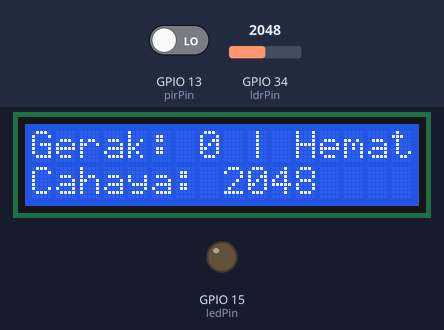
Bench run of a sketch on a simulated ESP32. Parts: 16×2 character LCD, output pins drawn as LEDs (lit = HIGH). The inputs (shaded band) are chosen by the test bench; at power-on: GPIO 34 (ldrPin) = 2048, GPIO 13 (pirPin) LOW. WiFi joins after 1.5 s; servers stay silent unless stated; random numbers use the default seed unless the sketch sets one; no MQTT or app messages arrive unless stated; what the sketch prints to the serial monitor is not drawn.

Above: at 7.8 s.
7.9 s: GPIO 34 (ldrPin) set to 1460
At 14.0 s:
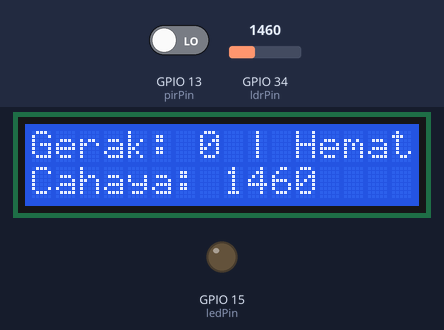
14.3 s: GPIO 13 (pirPin) driven HIGH
At 18.2 s:
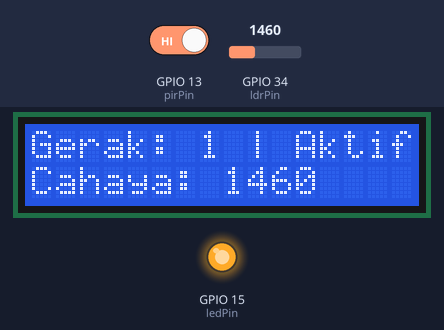
19.8 s: GPIO 34 (ldrPin) set to 1551
At 23.7 s:
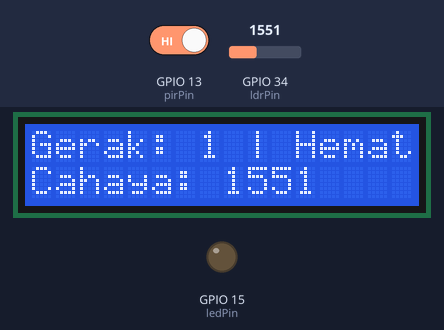
25.3 s: GPIO 13 (pirPin) driven LOW
At 29.2 s:
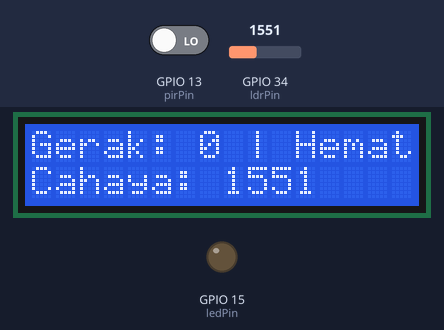
30.8 s: GPIO 34 (ldrPin) set to 1228
At 33.5 s:
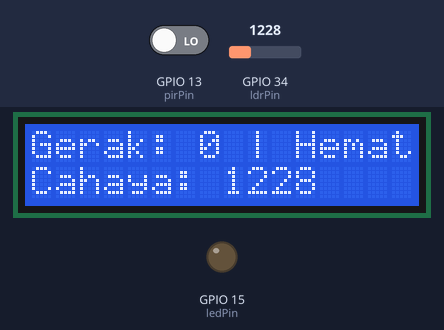
Timing chart, 0 to 35.0 s (numbered marks = the images above; inputs shaded):
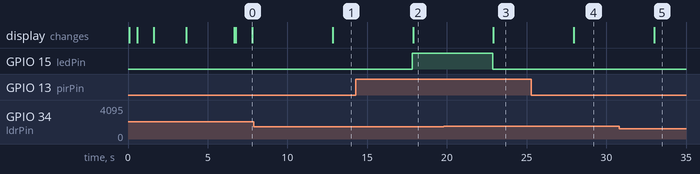

Measured:
- the behaviour switches between 1499 and 1500 on GPIO 34 (ldrPin) (found by bisection; images 2 and 3)
- after the input at 7.9 s, the display: changes after 4.9 s (image 1)
- after the input at 14.3 s, GPIO 15 (ledPin): LOW → HIGH after 3.5 s; the display: changes after 3.6 s (image 2)
- after the input at 19.8 s, GPIO 15 (ledPin): HIGH → LOW after 3.1 s; the display: changes after 3.1 s (image 3)
- after the input at 25.3 s, the display: changes after 2.7 s (image 4)
- after the input at 30.8 s, the display: changes after 2.2 s (image 5)

The sketch:

smart-energy.ino
```cpp
#include <WiFi.h>
#include <PubSubClient.h> // Library untuk MQTT
#include <ArduinoJson.h>  // Library untuk membuat format data JSON
#include <LiquidCrystal_I2C.h>

// ===== Konfigurasi WiFi =====
const char* ssid = "WLC_CNAP";       // SSID WiFi Anda
const char* password = "s4y4b1s4";   // Password WiFi Anda

// ===== Konfigurasi MQTT Broker =====
const char* mqtt_server = "10.2.22.150"; // Alamat IP MQTT Broker Anda
const int   mqtt_port = 1883;
const char* mqtt_topic = "fog/iot/energy";
const char* mqtt_client_id = "mqtt_pub_energy"; // ID unik untuk perangkat ini (bisa juga dibuat dinamis)

// ===== Definisi Pin =====
const int pirPin = 13;      // Pin untuk sensor PIR
const int ledPin = 15;      // Pin untuk LED
const int ldrPin = 34;      // Pin untuk sensor cahaya (LDR)

// ===== Variabel Global =====
String full_device_id; // Variabel untuk menyimpan device_id yang sudah dinamis

// ===== Inisialisasi Library =====
LiquidCrystal_I2C lcd(0x27, 16, 2);
WiFiClient espClient;
PubSubClient client(espClient);

void setup_wifi() {
  delay(10);
  Serial.println();
  Serial.print("Connecting to ");
  Serial.println(ssid);
  lcd.clear();
  lcd.print("Connecting WiFi");

  WiFi.begin(ssid, password);

  while (WiFi.status() != WL_CONNECTED) {
    delay(500);
    Serial.print(".");
    lcd.setCursor(0,1);
    lcd.print(".");
  }

  Serial.println("\nWiFi Connected!");
  Serial.print("IP address: ");
  Serial.println(WiFi.localIP());
  lcd.clear();
  lcd.print("WiFi Connected!");
  lcd.setCursor(0,1);
  lcd.print(WiFi.localIP());
  delay(2000);
}

void reconnect() {
  while (!client.connected()) {
    Serial.print("Attempting MQTT connection...");
    lcd.clear();
    lcd.print("MQTT Connecting");

    if (client.connect(mqtt_client_id)) {
      Serial.println("connected");
      lcd.clear();
      lcd.print("MQTT Connected!");
      delay(1000);
    } else {
      Serial.print("failed, rc=");
      Serial.print(client.state());
      Serial.println(" try again in 5 seconds");
      lcd.clear();
      lcd.print("MQTT Failed!");
      lcd.setCursor(0,1);
      lcd.print("Retrying...");
      delay(5000);
    }
  }
}

void setup() {
  pinMode(pirPin, INPUT);
  pinMode(ledPin, OUTPUT);
  digitalWrite(ledPin, LOW);

  Serial.begin(115200);

  lcd.init();
  lcd.backlight();

  setup_wifi();

  // ==================== PERUBAHAN DIMULAI DI SINI ====================
  // Membuat device_id dinamis berdasarkan MAC Address
  String mac = WiFi.macAddress(); // Dapatkan MAC address (contoh: 1A:2B:3C:4D:5E:6F)
  mac.replace(":", ""); // Hapus tanda ":" -> 1A2B3C4D5E6F
  String mac_suffix = mac.substring(mac.length() - 5); // Ambil 5 karakter terakhir

  full_device_id = "ENERGY-SENSOR-" + mac_suffix; // Gabungkan -> ENERGY-SENSOR-D5E6F

  Serial.println("=============================");
  Serial.print("Device ID terdaftar: ");
  Serial.println(full_device_id);
  Serial.println("=============================");
  lcd.clear();
  lcd.print("Device ID:");
  lcd.setCursor(0,1);
  lcd.print(full_device_id);
  delay(3000);
  // ===================== PERUBAHAN SELESAI =====================

  client.setServer(mqtt_server, mqtt_port);
}

void loop() {
  if (!client.connected()) {
    reconnect();
  }
  client.loop();

  int gerak_terdeteksi = digitalRead(pirPin);
  int intensitas_cahaya = analogRead(ldrPin);

  String status_lampu;
  String kondisi;
  float power_usage;

  int lightThreshold = 1500;

  if (gerak_terdeteksi == 1 && intensitas_cahaya < lightThreshold) {
    status_lampu = "LAMPU ON";
    kondisi = "Aktif";
    power_usage = random(30, 100);
    digitalWrite(ledPin, HIGH);
  } else {
    status_lampu = "LAMPU OFF";
    kondisi = "Hemat Energi";
    power_usage = random(1, 5);
    digitalWrite(ledPin, LOW);
  }

  StaticJsonDocument<256> doc;

  doc["timestamp"] = millis();
  // ==================== PERUBAHAN DI PAYLOAD ====================
  doc["device_id"] = full_device_id; // Gunakan variabel yang sudah dibuat
  // ============================================================
  doc["sensor"] = "PIR & LDR";
  doc["gerak"] = gerak_terdeteksi;
  doc["cahaya"] = intensitas_cahaya;
  doc["lampu"] = status_lampu;
  doc["power_usage"] = power_usage;
  doc["kondisi"] = kondisi;

  char payload[256];
  serializeJson(doc, payload);

  client.publish(mqtt_topic, payload);

  Serial.print("Pesan terkirim: ");
  Serial.println(payload);

  lcd.clear();
  lcd.setCursor(0, 0);
  lcd.print("Gerak: " + String(gerak_terdeteksi) + " | " + kondisi);
  lcd.setCursor(0, 1);
  lcd.print("Cahaya: " + String(intensitas_cahaya));

  delay(5000);
}
```
